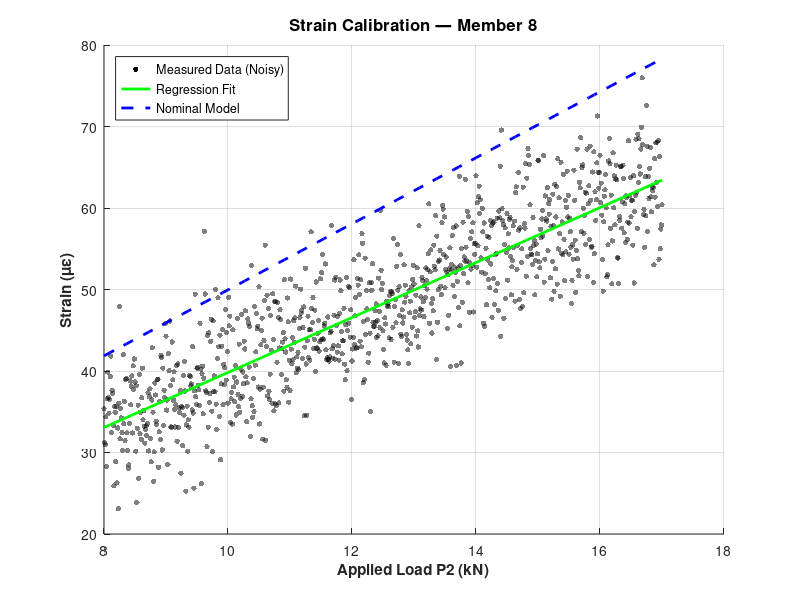

MATLAB code for this plot: (Note: this script raises an error after producing the figure.)
% Problem 3 
clc; clear; close all;

load('synthetic_truss_293259.mat');

P1 = 10;      % Applied load at Node 2 [kN]  
P3 = 17;      % Applied load at Node 7 [kN]  
E  = 200e9;   % Young's Modulus [Pa]

% Nominal area for member 8 = 690 mm^2
AREAnominal = double(areas.A_diag_mm2) * 1e-6; % [m^2]


% Convert microstrain to absolute strain
epsilonmeasured = epsilon_measured_microstrain * 1e-6;

% Strain vs P2 
PREVIOUSstrain = polyfit(P2_kN, epsilonmeasured, 1);
coe_meas   = PREVIOUSstrain(1); % [strain / kN]
dist_meas   = PREVIOUSstrain(2); % intercept

% Model Force vs P2 
PREVforce  = polyfit(P2_kN, F_model_kN, 1);
Force_slope  = PREVforce(1); % (dimensionless ratio)

%  A = (dF/dP2) / (E * de/dP2)
% Units: (kN/kN) / (Pa * strain/kN) 
AREAcalibrated = (Force_slope * 1000) / (E * coe_meas); % [m^2]

% Theoretical strain using nominal area
epsilon_model = (F_model_kN * 1000) ./ (E * AREAnominal); % [strain]

% Calibration output
fprintf(' Calibration Results \n\n')
fprintf('  Fitted Strain Eq: e = %.4e * P2 + %.4e\n\n', coe_meas, dist_meas)
fprintf('  Nominal Area: %.4f mm^2\n',   AREAnominal    * 1e6)
fprintf('  Calibrated Area: %.4f mm^2\n\n', AREAcalibrated * 1e6)

% Calibration plot
figure('Name', 'Strain Calibration', 'Color', 'w');
hold on; grid on;
scatter(P2_kN, epsilon_measured_microstrain, 15, 'k', 'filled','MarkerFaceAlpha', 0.5, 'DisplayName', 'Measured Data (Noisy)');
P2_plot = linspace(min(P2_kN), max(P2_kN), 100);
fitted_micro = (coe_meas * P2_plot + dist_meas) * 1e6;
theoretical_micro = (polyval(PREVforce, P2_plot) * 1000) ./ (E * AREAnominal) * 1e6;
plot(P2_plot, fitted_micro,      'g-',  'LineWidth', 2, 'DisplayName', 'Regression Fit');
plot(P2_plot, theoretical_micro, 'b--', 'LineWidth', 2, 'DisplayName', 'Nominal Model');
xlabel('Applied Load P2 (kN)', 'FontWeight', 'bold');
ylabel('Strain (\mu\epsilon)',  'FontWeight', 'bold');
title(sprintf('Strain Calibration — Member %d', member_index), 'FontSize', 12);
legend('Location', 'northwest');
hold off;


allowable_stress = 120; % [MPa]
tol = 1e-5;  % Convergence tolerance [MPa]
max_iter = 50;

% Starting bracket: just above the data range
PreviousP = max(P2_kN); % k-1 point [kN]
CurrentP = max(P2_kN) + 1; % k point [kN]

fprintf(' Secant Method \n\n')
fprintf('  Fixed Loads:  P1 = %d kN,  P3 = %d kN\n',   P1, P3)
fprintf('  Allowable Stress = %.2f MPa\n\n', allowable_stress)
fprintf('%-10s | %-12s | %-14s | %-14s | %-12s\n','Iteration', 'P2 (kN)', 'F_member (kN)', 'Stress (MPa)', 'Error (MPa)')
fprintf('%s\n', repmat('-', 1, 68))

for iter = 1:max_iter

    % Evaluate stress at previous point
    PreviousF = truss_solver(P1, PreviousP, P3);
    stressprev = abs(PreviousF(member_index) * 1000) / AREAcalibrated / 1e6;

    % Evaluate stress at current pointesws 
    currentF = truss_solver(P1, CurrentP, P3);
    stress_curr = abs(currentF(member_index) * 1000) / AREAcalibrated / 1e6;

    % Residuals: f(P) = stress(P) - allowable
    Previousf = stressprev - allowable_stress;
    Currentf = stress_curr - allowable_stress;

    fprintf('%-10d | %-12.4f | %-14.4f | %-14.4f | %-12.4f\n',iter, CurrentP, currentF(member_index), stress_curr, Currentf)

    % Convergence check
    if abs(Currentf) < tol
        fprintf('\n  Converged in %d iterations.\n\n', iter)
        break
    end

    % Zero slope guard
    if (Currentf - Previousf) == 0
        error('Secant method failed: zero slope detected at iteration %d.', iter)
    end

    % Secant update
    Pnext = CurrentP - Currentf * (CurrentP - PreviousP) / (Currentf - Previousf);

    % Shift for next iteration
    PreviousP = CurrentP;
    CurrentP = Pnext;
end

% final results display
fprintf(' Final Summary \n\n')
fprintf('  Nominal Area: %.4f mm^2\n',   AREAnominal    * 1e6)
fprintf('  Calibrated Area: %.4f mm^2\n',   AREAcalibrated * 1e6)
fprintf('  Critical Safe Load P2* = %.4f kN\n\n', CurrentP)
fprintf('  Operational limit: P2 must not exceed %.2f kN to remain below %.0f MPa.\n\n',CurrentP, allowable_stress)
